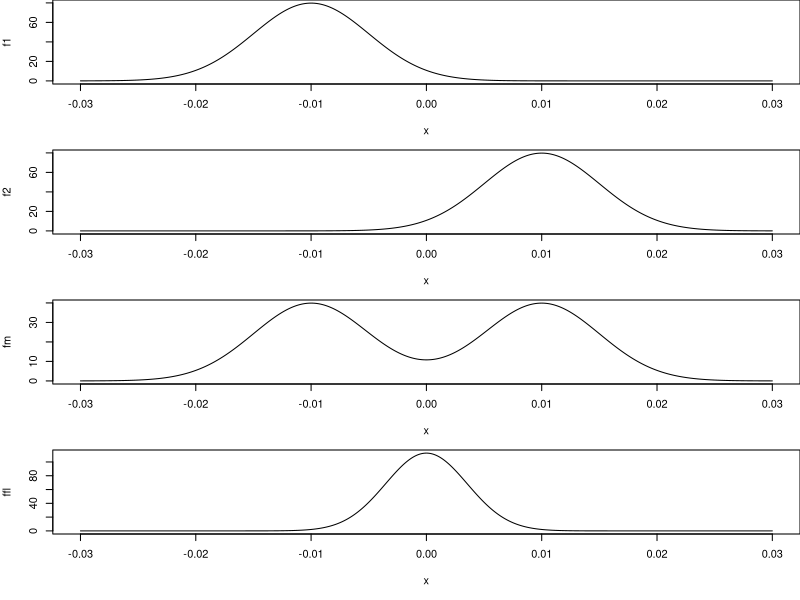
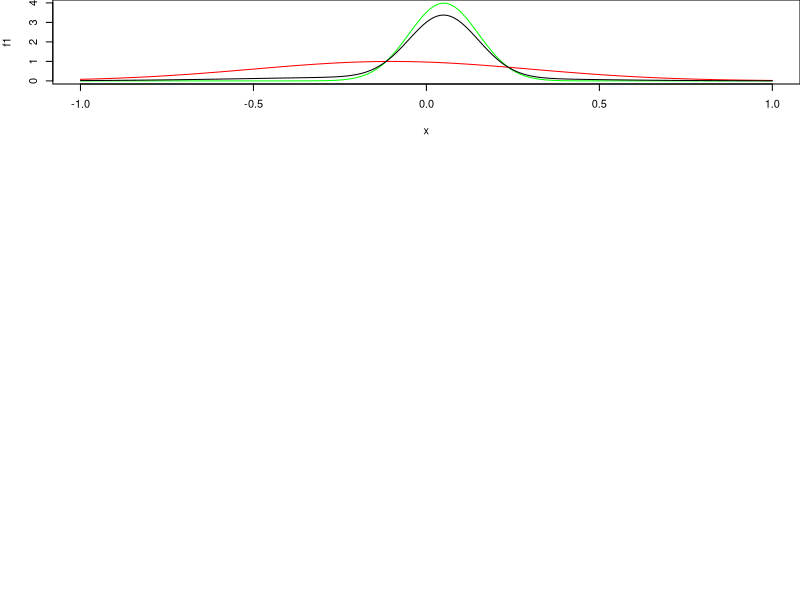

R code for these plots, in order:
## ---- chunk 1
# Valeurs de x sur une grille
x = seq(-0.03, 0.03, length.out=1000)

# Densité de la variable aléatoire X_1 sur la grille
f1 = dnorm(x, -0.01, 0.005)
# Densité de la variable aléatoire X_2
f2 = dnorm(x,  0.01, 0.005)

# Densité du mélange avec poids 1/2, 1/2
fm = 0.5 * f1 + 0.5 * f2

# Densité de (X_1 + X_2)/2
ffl = dnorm(x, 0, sqrt(0.5*0.005^2))
## ---- chunk 2
par(mfrow=c(4, 1), mar=c(5, 4, 0, 0)); plot(x, f1, 'l'); plot(x, f2, 'l'); plot(x, fm, 'l'); plot(x, ffl, 'l')
## ---- chunk 3
mu1 = 0.05; sigma1 = 0.1
mu2 = -0.10; sigma2 = 0.4
pi = 0.8
x = seq(-1, 1, by=0.01)
f1 = dnorm(x, mu1, sigma1)
f2 = dnorm(x, mu2, sigma2)
fmelange = pi * f1 + (1-pi) * f2
## ---- chunk 4
plot(x, f1, col='green', 'l')
lines(x, f2, col='red')
lines(x, fmelange, col='black')
